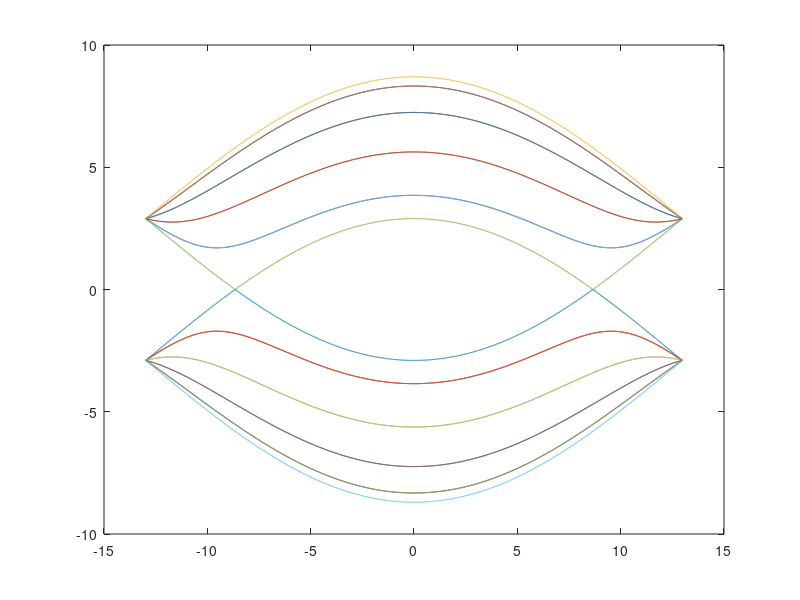

Here is the MATLAB script that generated this plot:
% %%%%%% Calculate the energy and density of states %%%%%
clc
clear all 

E0=2.9; % Hopping parameter without strain */
a0=0.242; %Ao Length of the lattice vector without strain */
n=5; 
m=5; % Nanotube parameters

straint=0.0; %Strain along the nanotube axis
strainc=0; %Strain along the nanotube circumference
circum=sqrt(n*n+m*m+n*m);
dr=gcd(2*n+m,2*m+n);
Nhex=2*(n*n+m*m+n*m)/dr
period=(1+straint/100)*sqrt(3)*circum*a0/dr;
r1=sqrt(((n+m)^2*a0^2*(1+strainc/100)^2)/(4*circum^2)+((n-m)^2*a0^2*(1+straint/100)^2)/(12*circum^2));
r2=sqrt((m^2*a0^2*(1+strainc/100)^2)/(4*circum^2)+((2*n+m)^2*a0^2*(1+straint/100)^2)/(12*circum^2));
r3=sqrt((n^2*a0^2*(1+strainc/100)^2)/(4*circum^2)+((n+2*m)^2*a0^2*(1+straint/100)^2)/(12*circum^2));
E1=E0*(a0/(sqrt(3)*r1))^2;
E2=E0*(a0/(sqrt(3)*r2))^2;
E3=E0*(a0/(sqrt(3)*r3))^2;

T=period;
h=0.01;%
kt=-pi/T:h:pi/T;
% Calculate the energy eV
for k=1:length(kt)
	for j=1:Nhex
		e1(k,j)=sqrt(abs(E1^2+E2^2+E3^2+2*E1*E2*cos(pi*j*((n+2*m)/circum^2)+((sqrt(3)*n*a0/...
		(2*circum))*(1+straint)*kt(k)))+2*E1*E3*cos((pi*j*(n-m)/circum^2)-(sqrt(3)*a0*(n+m)/...
		(2*circum))*(1+straint)*kt(k))+2*E1*E3*cos((pi*j*(2*n+m)/circum^2)-((sqrt(3)*m*a0/...
		(2*circum))*(1+straint)*kt(k)))));

		e2(k,j)=-sqrt(abs(E1^2+E2^2+E3^2+2*E1*E2*cos(pi*j*((n+2*m)/circum^2)+((sqrt(3)*n*a0/...
		(2*circum))*(1+straint)*kt(k)))+2*E1*E3*cos((pi*j*(n-m)/circum^2)-(sqrt(3)*a0*(n+m)/...
		(2*circum))*(1+straint)*kt(k))+2*E1*E3*cos((pi*j*(2*n+m)/circum^2)-((sqrt(3)*m*a0/...
		(2*circum))*(1+straint)*kt(k)))));
	end 
end;
figure(1)
plot(kt,e1,kt,e2)
